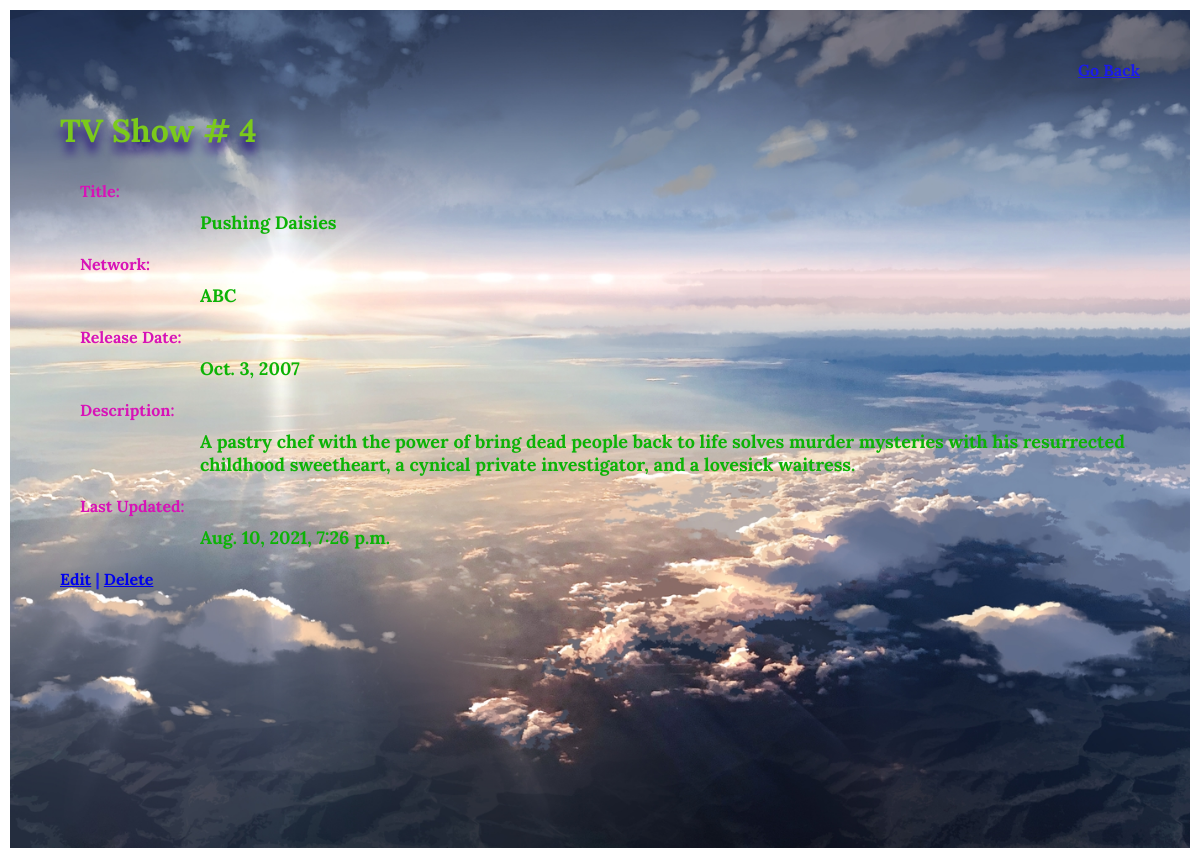
Screenshot of /shows/4/show with the database file from the repository.
### semi_restful_validated_app/models.py (models this page shows, shortened)
class Show(models.Model):
    title = models.CharField(max_length=255)
    network = models.CharField(max_length=255)
    release_date = models.DateField()
    description = models.CharField(max_length=255)
    objects = ShowManager()
    created_at = models.DateTimeField(auto_now_add=True)
    updated_at = models.DateTimeField(auto_now=True)

### semi_restful_validated_app/views.py (the view)
# urls.py: path('show', views.show), #GET request to display all objects' info starting at a different root
def show(request, show_id):
    one_show = Show.objects.get(id=show_id)
    context = {
        'show': one_show
    }
    return render(request, 'tv_show.html', context)

### semi_restful_validated_app/templates/tv_show.html (shortened to what this page needs)
<!DOCTYPE html>
<html lang="en">
<head>
    {% load static %}
    <link rel="stylesheet" href="{% static 'css/tvShow.css' %}">
</head>
<body>
    <div id="container3">
        <a id="go_back_link" href="/">Go Back</a>
        <div id="info">
            <h1>TV Show # {{show.id}}</h1>
            <h4>Title:</h4>
            <p>{{ show.title }}</p>
            <h4>Network:</h4>
            <p>{{ show.network }}</p>
            <h4>Release Date:</h4>
            <p>{{ show.release_date }}</p>
            <h4>Description:</h4>
            <p>{{ show.description }}</p>
            <h4>Last Updated:</h4>
            <p>{{ show.updated_at }}</p>
        </div>
        <div id="links"><a href="/shows/{{show.id}}/edit">Edit</a> | <a href="/shows/{{show.id}}/delete">Delete</a></div>
    </div>
</body>
</html>

### semi_restful_validated_app/static/css/tvShow.css (style rules this page uses)
* { margin: 0; padding: 0; }
#container3 { display: flex; flex-direction: column; width: 100pv; min-height: 778px; padding: 30px; font-family: Lora, serif; background-size: cover; background-image: url(./sky.jpg); background-repeat: no-repeat; background-position: center; margin: 10px 10px 0 10px; }
#go_back_link { color: rgb(27, 27, 236); display: inline-block; text-align: right; padding: 20px 20px 10px; font-weight: bold; }
h1 { display: inline-block; padding: 20px; text-shadow: 0 10px 10px rgba(30, 5, 122, 0.965); color: rgb(123, 202, 27); }
#info { display: flex; flex-direction: column; justify-content: space-between; }
h4 { display: flex; color: rgb(215, 19, 183); padding: 10px 0 0 20px; margin-left: 20px; }
p { display: flex; padding: 10px; margin-left: 150px; font-weight: bolder; color: rgb(12, 179, 6); font-size: large; }
#links { display: inline-block; color: rgb(27, 27, 236); padding: 10px 0 0 20px; font-weight: bold; }

### rows the page displays
Show: id "4", title "Pushing Daisies", network "ABC", release_date "Oct. 3, 2007", description "A pastry chef with the power of bring dead people back to life solves murder mysteries with his resurrected childhood sweetheart, a cynical private investigator, and a lovesick waitress.", updated_at "Aug. 10, 2021, 7:26 p.m."
